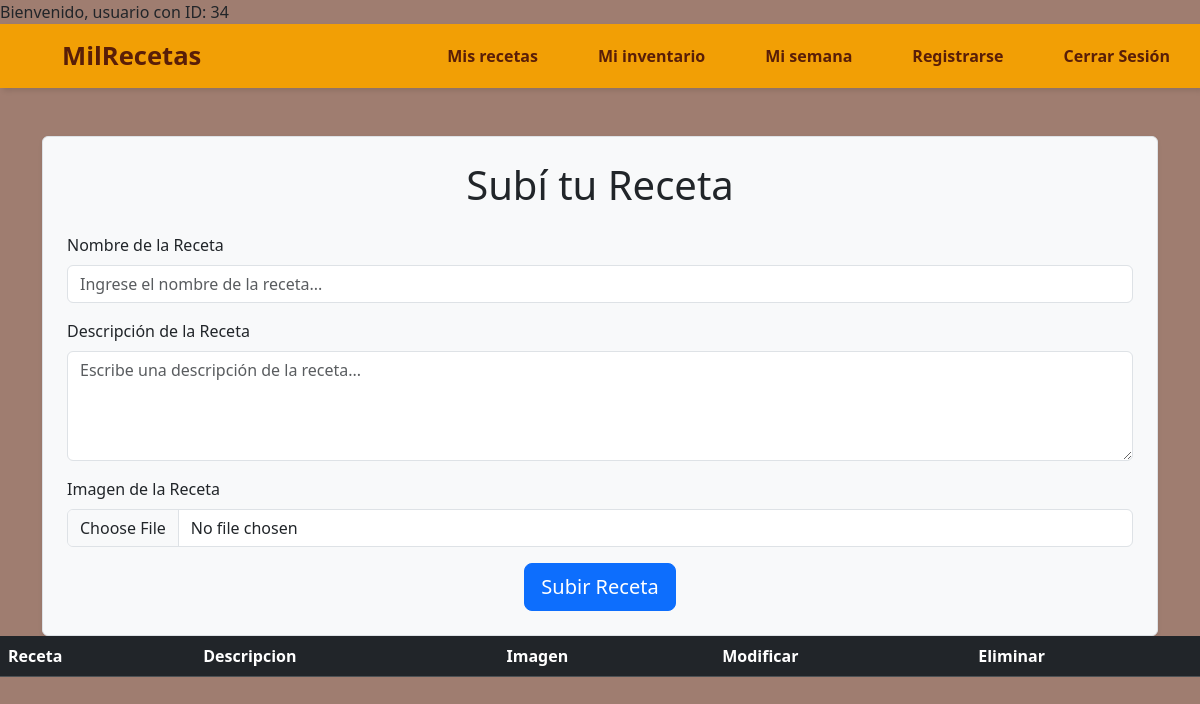
/TP_apps_interactivas-slozano88-rama-2/mis_recetas.php (signed in), run on an earlier commit of the app's database.
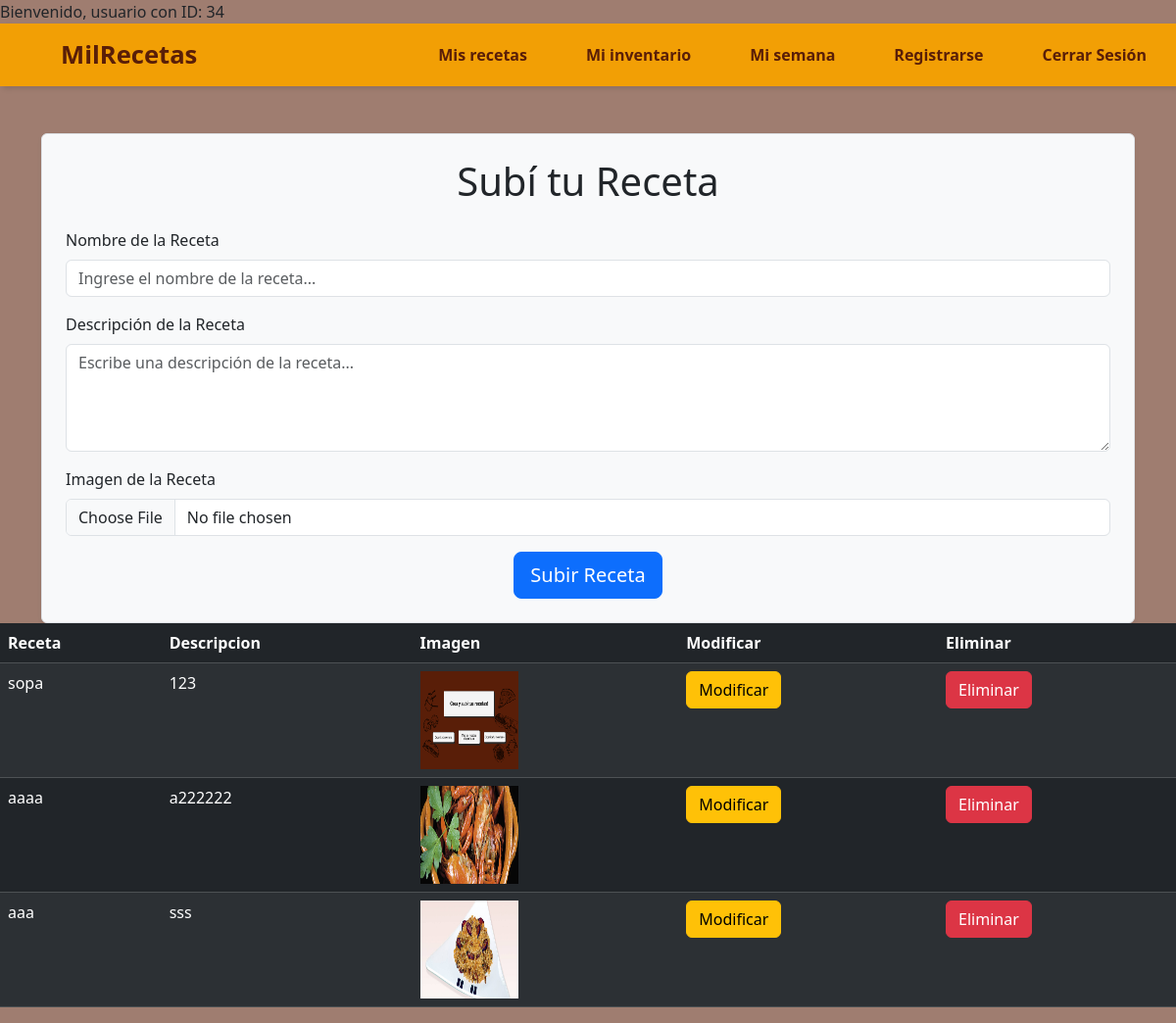
And on a later commit of the database.
### tables this page shows
CREATE TABLE `recetas` (
  `id_receta` int(15) NOT NULL,
  `id_usuario` int(15) NOT NULL,
  `nombre` varchar(50) NOT NULL,
  `descripcion` varchar(200) NOT NULL,
  `nombre_img` varchar(250) NOT NULL
);

### TP_apps_interactivas-slozano88-rama-2/mis_recetas.php (the view, shortened to what this page needs)
<!DOCTYPE html>
<html lang="es">
<head>
    <link href="https://cdn.jsdelivr.net/npm/bootstrap@5.3.3/dist/css/bootstrap.min.css" rel="stylesheet">
    <link rel="stylesheet" href="estilos_inicio.css">
    <link rel="stylesheet" href="//cdn.datatables.net/2.1.8/css/dataTables.dataTables.min.css">
</head>
<body>
    <?php
    include("conexion_db.php");
    if (!isset($_SESSION['id'])) {
        echo "Inicia sesion";
    } else {
        echo "Bienvenido, usuario con ID: " . $_SESSION['id'];
    }
    $id_usuario = $_SESSION['id'];
    ?>
    <header>
        <nav>
            <ul>
                <li class="marca"><a href="Index.php">MilRecetas</a></li>
                <li class="hideOnMobile"><a href="mis_recetas.php">Mis recetas</a></li>
                <li class="hideOnMobile"><a href="mi_inventario.php">Mi inventario</a></li>
                <li class="hideOnMobile"><a href="#">Mi semana</a></li>
                <li class="hideOnMobile"><a href="registro.php">Registrarse</a></li>
                <?php
                if (isset($_SESSION['id'])) {
                    echo '<li class="hideOnMobile"><a href="logout.php">Cerrar Sesión</a></li>';
                } else {
                    echo '<li><a href="f_login.php">Iniciar sesión</a></li>';
                }
                ?>
            </ul>
        </nav>
    </header>
    <div class="container mt-5">
        <div class="f_inventario">
            <form action="subir_receta.php" method="POST" enctype="multipart/form-data" class="p-4 border rounded shadow-sm bg-light">
                <h1 class="text-center mb-4">Subí tu Receta</h1>
                <div class="mb-3">
                    <label for="nombre_receta" class="form-label">Nombre de la Receta</label>
                    <input type="text" class="form-control" name="nombre_receta" id="nombre_receta" placeholder="Ingrese el nombre de la receta..." required="required">
                </div>
                <div class="mb-3">
                    <label for="descripcion" class="form-label">Descripción de la Receta</label>
                    <textarea class="form-control" name="descripcion" id="descripcion" rows="4" placeholder="Escribe una descripción de la receta..." required="required"></textarea>
                </div>
                <div class="mb-3">
                    <label for="imagen" class="form-label">Imagen de la Receta</label>
                    <input type="file" class="form-control" name="imagen" id="imagen" accept="image/*" required="required">
                </div>
                <div class="d-flex justify-content-center">
                    <button type="submit" name="cargar" class="btn btn-primary btn-lg">Subir Receta</button>
                </div>
            </form>
        </div>
    </div>
    <table id="tabla-recetas" class="table table-dark table-striped">
        <thead>
            <tr>
                <th>Receta</th>
                <th>Descripcion</th>
                <th>Imagen</th>
                <th>Modificar</th>
                <th>Eliminar</th>
            </tr>
        </thead>
        <tbody>
            <?php
            $query = "SELECT * FROM recetas INNER JOIN datos_usuarios on recetas.id_usuario = datos_usuarios.id WHERE recetas.id_usuario = '$id_usuario'";
            $resultado = mysqli_query($conex, $query);
            while ($row = mysqli_fetch_array($resultado)) { ?>
                <tr>
                    <td><?php echo $row['nombre']; ?></td>
                    <td><?php echo $row['descripcion']; ?></td>
                    <td><img height="100px" width="100px" src="img_recetas/<?php echo $row['nombre_img'];?>"></td>
                    <td><a class="btn btn-warning" href="modificar.php?id=<?php echo $row['id_receta']; ?>">Modificar</a></td>
                    <td><a class="btn btn-danger" href="eliminar.php?id_receta=<?php echo $row['id_receta']; ?>">Eliminar</a></td>
                </tr>
            <?php } ?>
        </tbody>
    </table>
</body>
</html>

### TP_apps_interactivas-slozano88-rama-2/estilos_inicio.css (style rules this page uses)
* { margin: 0; padding: 0; }
body { min-height: 100vh; font-family: 'Segoe UI', Tahoma, Geneva, Verdana, sans-serif; background-color: #591e0893; }
nav { background-color: #F29F05; box-shadow: 3px 3px 5px rgba(0, 0, 0, 0.1); }
nav ul { width: 100%; list-style: none; display: flex; justify-content: flex-end; align-items: center; }
nav li { height: 8vh; }
nav a { height: 100%; padding: 0 30px; text-decoration: none; display: flex; align-items: center; color: #591E08; font-weight: 700; }
.marca { font-size: 1.6em; }
nav li:first-child { margin-right: auto; }

What changed in the data, as far as the page shows it:
added recetas: nombre "sopa", descripcion "123", nombre_img (picture)
added recetas: nombre "aaaa", descripcion "a222222", nombre_img (picture)
added recetas: nombre "aaa", descripcion "sss", nombre_img (picture)
